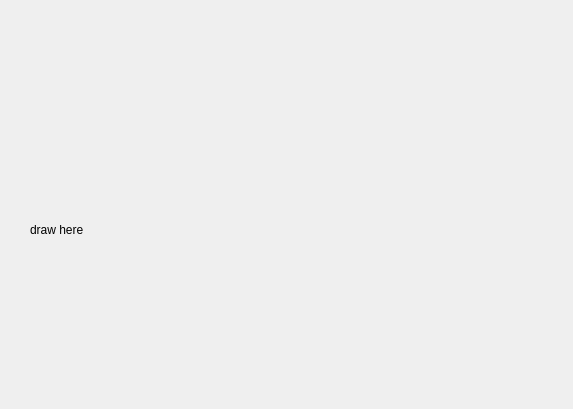
<?xml version="1.0" encoding="UTF-8"?>
<ui version="4.0">
 <class>MainWindow</class>
 <widget class="QMainWindow" name="MainWindow">
  <property name="geometry">
   <rect>
    <x>0</x>
    <y>0</y>
    <width>573</width>
    <height>409</height>
   </rect>
  </property>
  <property name="windowTitle">
   <string>MainWindow</string>
  </property>
  <widget class="QWidget" name="centralwidget">
   <widget class="QLabel" name="label">
    <property name="geometry">
     <rect>
      <x>30</x>
      <y>-11</y>
      <width>511</width>
      <height>481</height>
     </rect>
    </property>
    <property name="text">
     <string>draw here</string>
    </property>
   </widget>
  </widget>
 </widget>
 <resources/>
 <connections/>
</ui>
